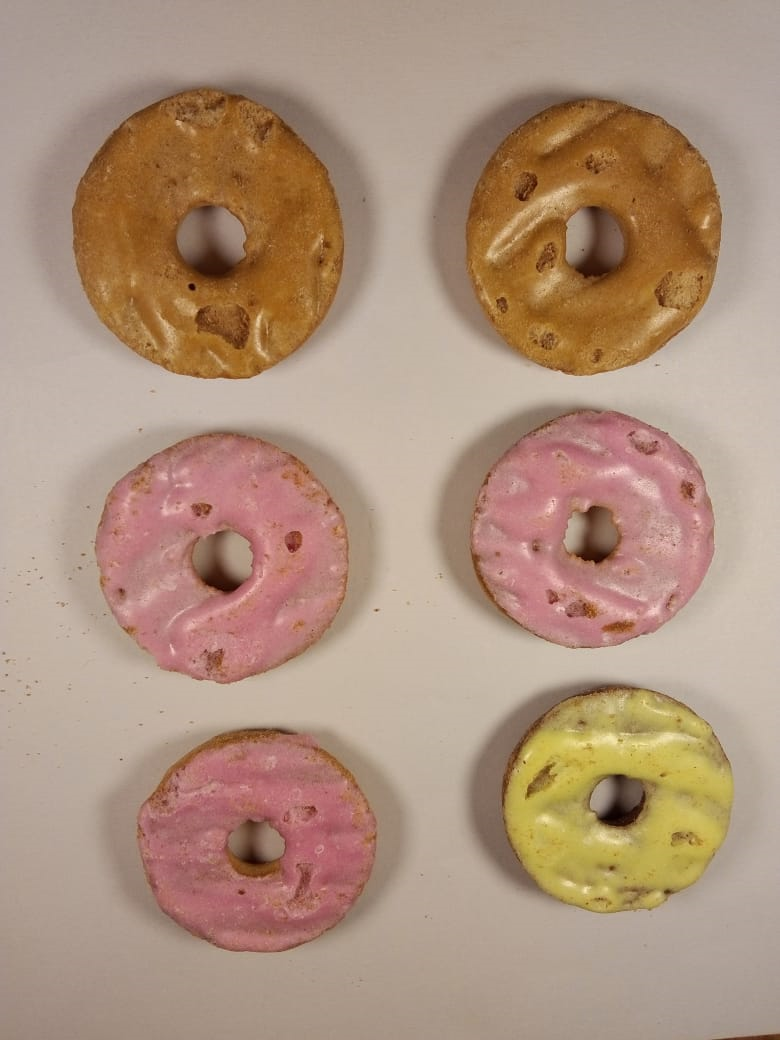
//> input picture Actividad2/Entrega/img1.png, 780 x 1040 px
$ ./Actividad_2   (built with g++ and OpenCV 4)
//> lines starting //> are read from the running program, lines starting //| are printed output that depends on the picture; after the words box and inside, x2 and y2 are one past the last pixel; in counts of white or black regions, pixels touching at a corner belong together
#include <iostream>
#include <opencv2/opencv.hpp>

using namespace std;
using namespace cv;

int main(int argc, char* argv[])
{
	string src_img = "img1.png";
	// Check the number of parameters
	if (argc < 2) {
		std::cout << "No se ingreso un parametro, usando nombre de imagen por defecto 'img1.png'" << endl;
	}
	else
	{
		src_img = argv[1];
	}

	//cargamos la imagen y la mostramos
	Mat img_orig = imread(src_img, IMREAD_COLOR);
//> img_orig is the input picture: 1040 rows x 780 cols, CV_8UC3; mean B, G, R 124.7, 145.4, 173.9
	imshow(src_img, img_orig);
	waitKey(500);

	//la convertimos a hsv, ya que es mas facil diferenciar colores
	Mat img_hsv;
	cvtColor(img_orig, img_hsv, COLOR_BGR2HSV);
//> img_hsv: 1040 rows x 780 cols, CV_8UC3; mean H, S, V 17.8, 76.2, 173.9

	//establecemos los rangos para cada color, dividimos por dos porque el rango va de 0 a 180, no a 360, restamos 1  en el tope superior porque los rangos son cerrados
	int low_H_rojo1 = 0 / 2, high_H_rojo1 = 15 / 2 - 1;
	int low_H_naranja = 25 / 2, high_H_naranja = 36 / 2 - 1;
	int low_H_amarillo = 39 / 2, high_H_amarillo = 55 / 2 - 1;
	int low_H_rojo2 = 355 / 2, high_H_rojo2 = 360 / 2 - 1;

	//establecemos los rangos para el s y el v, esto nos sirve para que los blancos y negros no sean confundidos con algun color
	int low_S = 100, high_S = 200;
	int low_V = 100, high_V = 200;

	//Para cada rango, obtenemos una imagen con solamente los pixels que se encuentran en ese rango
	Mat en_rango_rojo1, en_rango_naranja, en_rango_amarillo, en_rango_rojo2;
	inRange(img_hsv, Scalar(low_H_rojo1, 40, low_V), Scalar(high_H_rojo1, high_S, high_V), en_rango_rojo1);
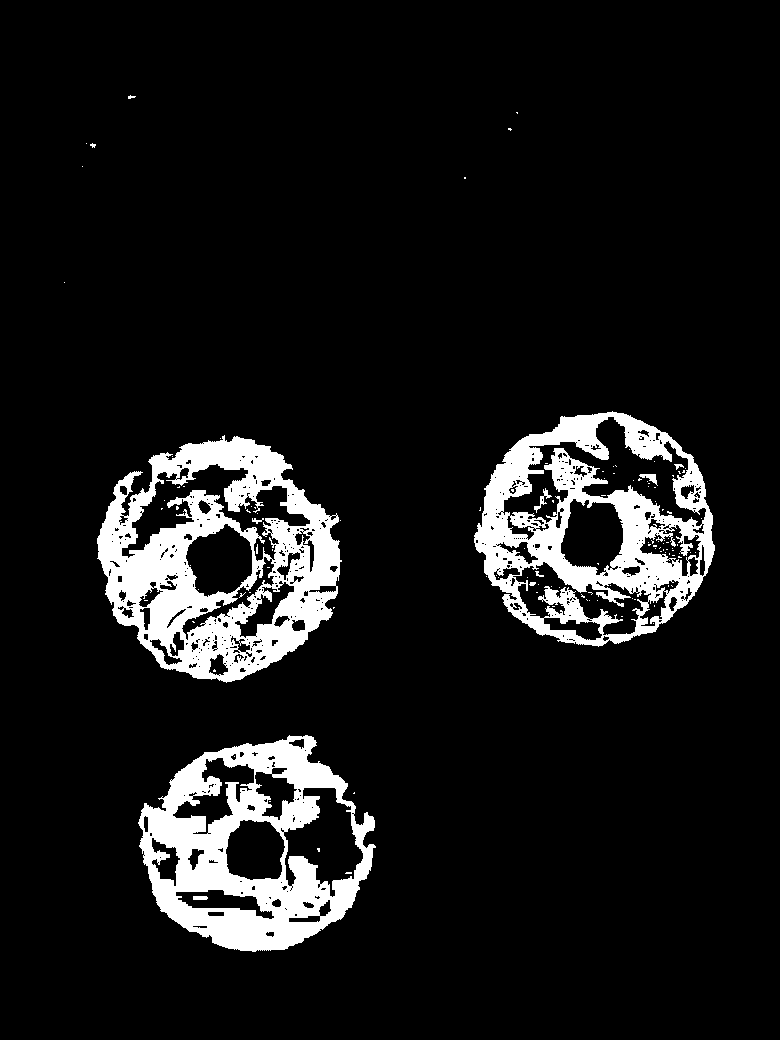
//> en_rango_rojo1: 1040 rows x 780 cols, CV_8UC1; 9.5% white; 121 white regions (111 under 20 px), largest, box (x1, y1, x2, y2) and area: (97, 435, 342, 683) 28838, (474, 411, 715, 647) 23822, (138, 735, 376, 952) 23724
	inRange(img_hsv, Scalar(low_H_naranja, low_S, low_V), Scalar(high_H_naranja, high_S, high_V), en_rango_naranja);
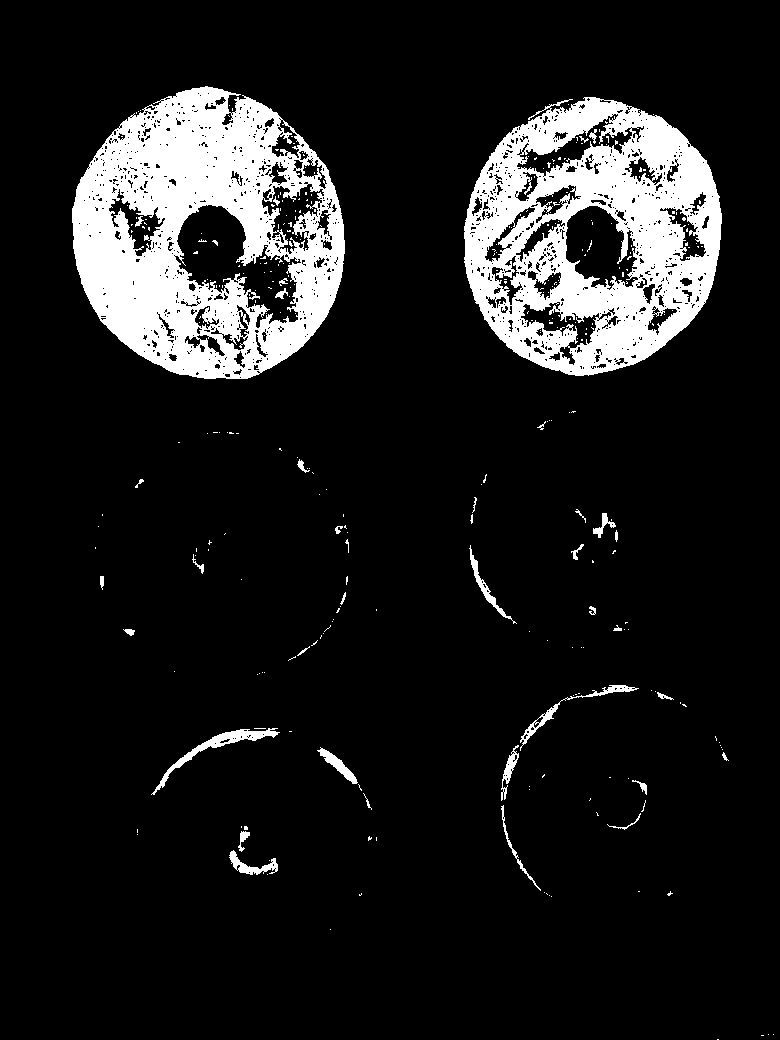
//> en_rango_naranja: 1040 rows x 780 cols, CV_8UC1; 11.5% white; 318 white regions (280 under 20 px), largest, box (x1, y1, x2, y2) and area: (72, 86, 345, 379) 46497, (464, 97, 722, 376) 40899, (151, 728, 280, 795) 1041
	inRange(img_hsv, Scalar(low_H_amarillo, low_S, low_V), Scalar(high_H_amarillo, high_S, high_V), en_rango_amarillo);
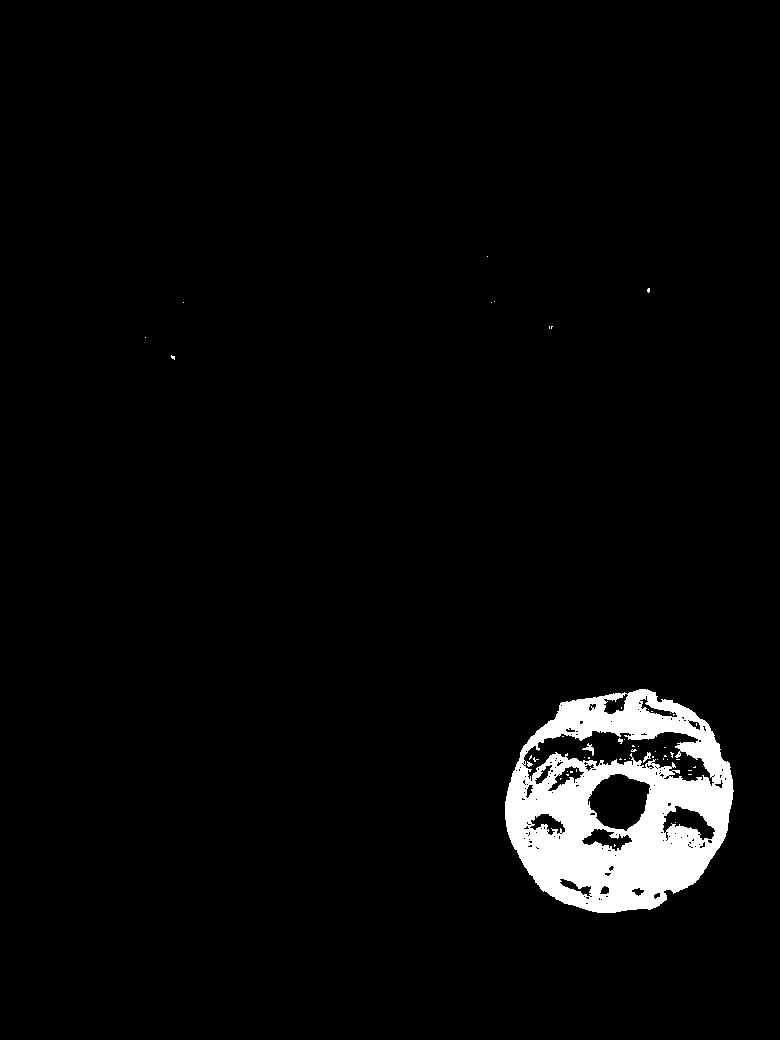
//> en_rango_amarillo: 1040 rows x 780 cols, CV_8UC1; 3.6% white; 51 white regions (47 under 20 px), largest, box (x1, y1, x2, y2) and area: (505, 689, 734, 913) 28934, (582, 743, 594, 756) 55, (643, 752, 651, 763) 39, (527, 761, 533, 767) 21
	inRange(img_hsv, Scalar(low_H_rojo2, 40, low_V), Scalar(high_H_rojo2, high_S, high_V), en_rango_rojo2);
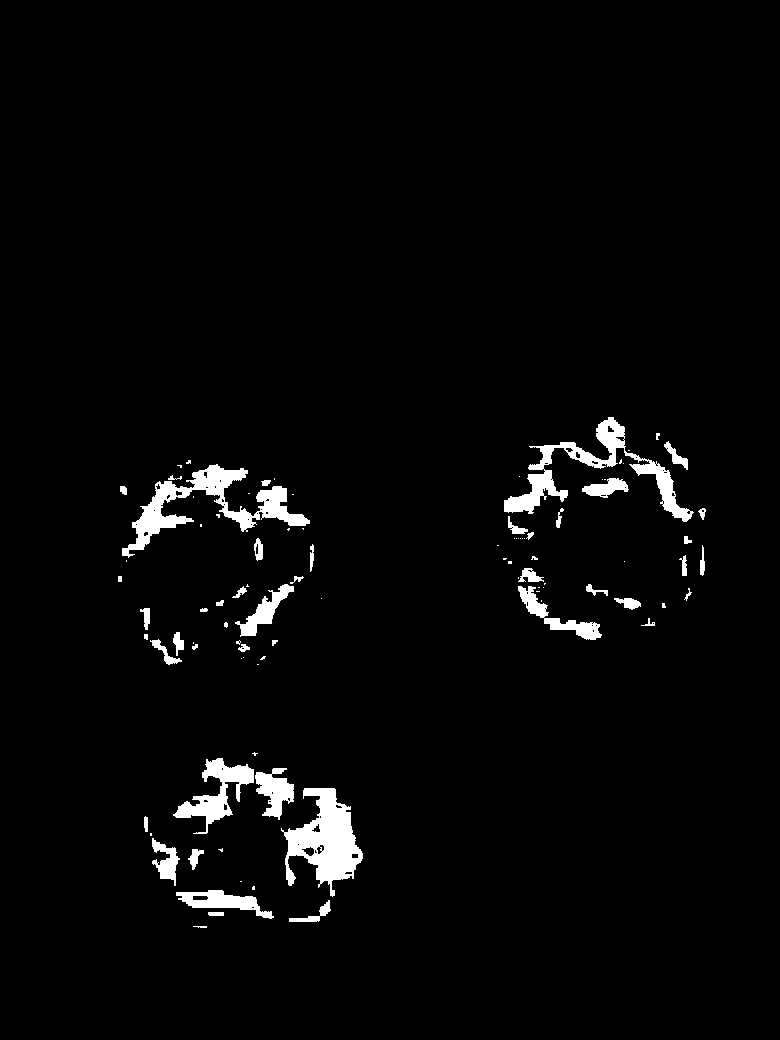
//> en_rango_rojo2: 1040 rows x 780 cols, CV_8UC1; 2.9% white; 95 white regions (49 under 20 px), largest, box (x1, y1, x2, y2) and area: (122, 464, 310, 558) 4394, (281, 788, 363, 897) 4307, (504, 417, 694, 522) 3917

	//obtenemos la cantidad de pixeles que se encuentran dentro de cada rango
	int cant_rojo = countNonZero(en_rango_rojo1) + countNonZero(en_rango_rojo2);
//> cant_rojo = 100645
	int cant_naranja = countNonZero(en_rango_naranja);
//> cant_naranja = 93156
	int cant_amarillo = countNonZero(en_rango_amarillo);
//> cant_amarillo = 29236

	//debug
	//cout << "Rojo: " << cant_rojo << endl;
	//cout << "Naranja: " << cant_naranja << endl;
	//cout << "Amarillo: " << cant_amarillo << endl;

	//establecemos cuantos pixels ocupa un objeto
	int pixels_objeto;
	cout << "Ingrese cuantos pixels ocupa un objeto (En las imagenes de prueba, ocupan aproximadamente 30000 cada galletita)" << endl;
	cin >> pixels_objeto;
//> the answer given: 3

	//calculamos cuantos objetos de cada color hay
	//multiplicamos por un escalar ya que imperfecciones en las galletas aumentan la cantidad de valores naranjas que hay
	//otra opcion seria tener distintos valores de pixeles para cada galleta
	int objetos_rojo = (cant_rojo*1.1) / pixels_objeto;
//> objetos_rojo = 36903
	int objetos_naranja = (cant_naranja*0.9) / pixels_objeto;
//> objetos_naranja = 27946
	int objetos_amarillo = (cant_amarillo*1.1) / pixels_objeto;
//> objetos_amarillo = 10719

	//imprimimos por pantalla los resultados
	cout << "Rojo: " << objetos_rojo << endl;
//| Rojo: 36903
	cout << "Naranja: " << objetos_naranja << endl;
//| Naranja: 27946
	cout << "Amarillo: " << objetos_amarillo << endl;
//| Amarillo: 10719

	//system("pause");
	cout << "Presione enter para continuar" << endl;
	std::cin.clear();
	cin.ignore(std::numeric_limits<std::streamsize>::max(), '\n');
	cin.get();
	destroyAllWindows();
}

//rangos de hue
//h0 rojo
//
//h60 amarillo
//
//h120 verde
//
//h180 cian
//
//h240 azul
//
//h300 magenta

$ run again, with Actividad2/Entrega/img2.png copied over Actividad2/Entrega/img1.png
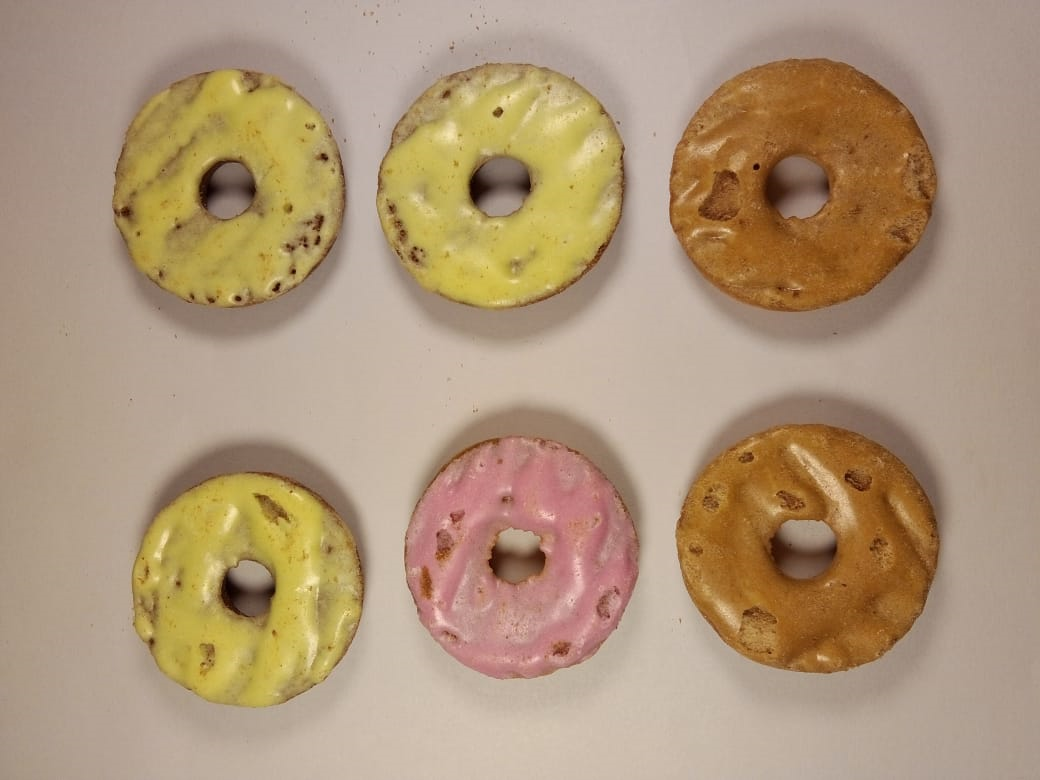
//> input picture Actividad2/Entrega/img2.png, 1040 x 780 px
//> img_orig is the input picture: 780 rows x 1040 cols, CV_8UC3; mean B, G, R 121.1, 150, 174.8
//> img_hsv: 780 rows x 1040 cols, CV_8UC3; mean H, S, V 15.4, 81.7, 174.8
//> `inRange(img_hsv, Scalar(low_H_rojo1, 40, low_V), Scalar(high_H_rojo1, ..`:
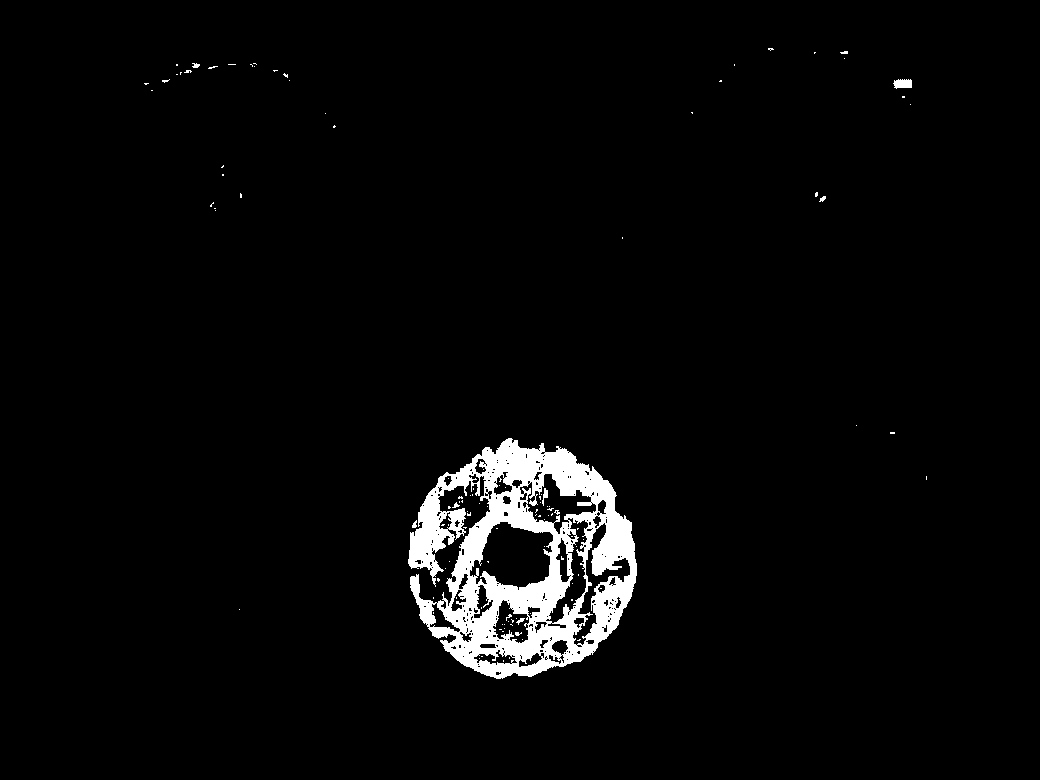
//> en_rango_rojo1: 780 rows x 1040 cols, CV_8UC1; 3.3% white; 114 white regions (106 under 20 px), largest, box (x1, y1, x2, y2) and area: (408, 438, 637, 679) 25783, (893, 79, 912, 89) 151, (542, 488, 548, 506) 52
//> en_rango_naranja: 780 rows x 1040 cols, CV_8UC1; 9.4% white; 494 white regions (430 under 20 px), largest, box (x1, y1, x2, y2) and area: (669, 58, 938, 313) 38162, (676, 421, 941, 674) 29540, (300, 485, 365, 608) 630
//> en_rango_amarillo: 780 rows x 1040 cols, CV_8UC1; 11.2% white; 163 white regions (148 under 20 px), largest, box (x1, y1, x2, y2) and area: (113, 69, 341, 308) 36439, (132, 473, 363, 708) 29905, (377, 68, 621, 311) 22762
//> `inRange(img_hsv, Scalar(low_H_rojo2, 40, low_V), Scalar(high_H_rojo2, ..`:
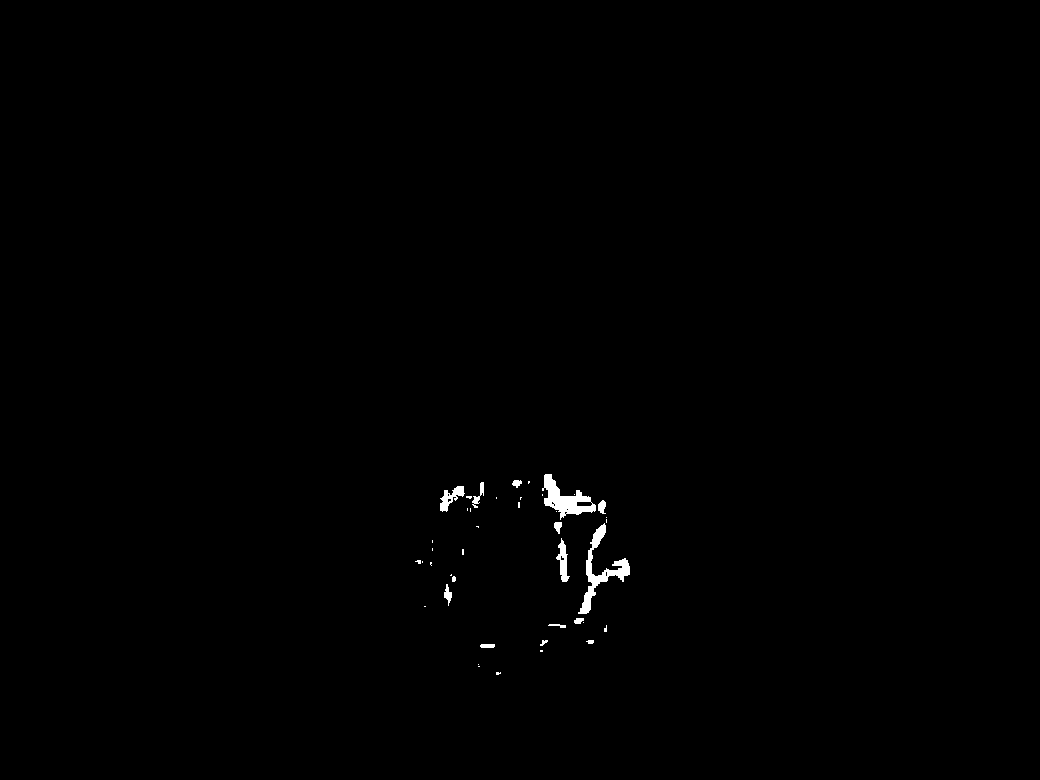
//> en_rango_rojo2: 780 rows x 1040 cols, CV_8UC1; 0.42% white; 42 white regions (27 under 20 px), largest, box (x1, y1, x2, y2) and area: (578, 523, 630, 614) 1065, (542, 474, 596, 520) 998, (440, 486, 465, 512) 289
//> cant_rojo = 29964
//> cant_naranja = 76280
//> cant_amarillo = 91238
//> objetos_rojo = 10986
//> objetos_naranja = 22884
//> objetos_amarillo = 33453
//| Rojo: 10986
//| Naranja: 22884
//| Amarillo: 33453
